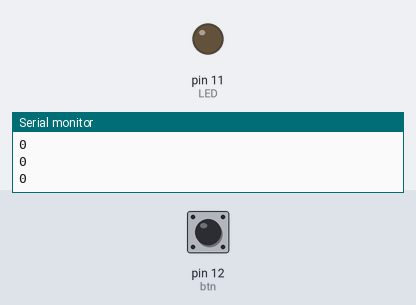
Simulated run of this sketch. Board: Arduino Uno, built with avr-gcc and run on an emulated ATmega328P. Shown: output pins drawn as LEDs (lit = HIGH), the last lines printed to the serial monitor. The inputs (shaded band) are chosen by the test bench; at power-on: pin 12 (btn) LOW.

Above: at 1.2 s.
1.3 s: pin 12 (btn) pulled HIGH for 1 s
At 1.75 s:
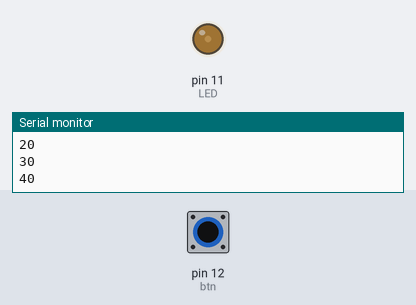
At 3.4 s:
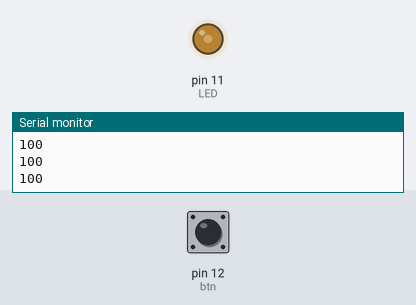
4.3 s: pin 12 (btn) pulled HIGH for 3.2 s
At 7.7 s:
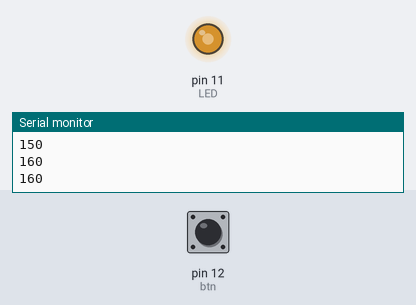
Timing chart, 0 to 9.2 s (numbered marks = the images above; inputs shaded):
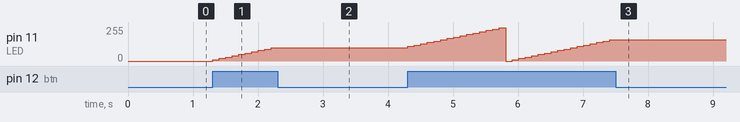

The sketch:

PWM_erxperiment.ino
```cpp
#define LED 11
#define btn 12

int brightness = 0;
void setup() {
  // put your setup code here, to run once:
  pinMode(LED, OUTPUT);
  pinMode(btn, INPUT);
  Serial.begin(9600);
}

void loop() {
  // put your main code here, to run repeatedly:
  int z = digitalRead(btn);
  Serial.println(brightness);
  if (z) {
      brightness = brightness + 10;
    }
  if (brightness > 255) {
      brightness = 0;
    }
  analogWrite(LED, brightness);
  delay(100);
 }
```

Measured:
- after the input at 1.3 s, pin 11 (LED): moves from 0/255 to 100/255 over 0.90 s, starting at once
- after the input at 4.3 s, pin 11 (LED): 100/255 → 110/255 at once, → 120/255 0.10 s later, → 130/255 0.10 s later, → 140/255 0.10 s later, … (32 changes in this stretch)
